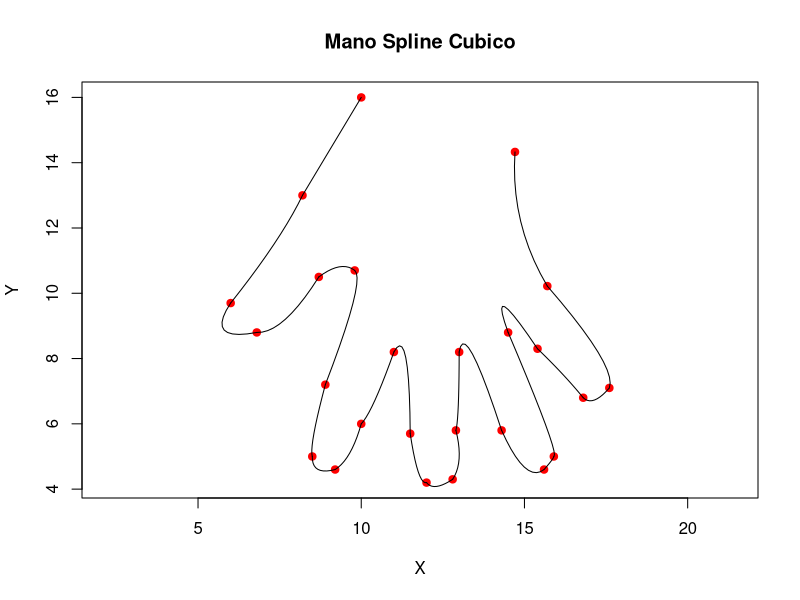

Reproduce this figure in R.
# Datos


#Coordenadas de victor
x=c(10, 8.2, 6.0, 6.8,  8.7,   9.8, 8.9, 8.5, 9.2, 10.0, 11.0, 11.5, 12.0,  12.8, 12.9, 13.0, 14.3,  15.6, 15.9, 14.5, 15.4, 16.8, 17.6,  15.7, 14.71)
y=c(16,  13, 9.7,   8.8, 10.5, 10.7, 7.2,   5,  4.6,  6.0,  8.2,  5.7,  4.2,   4.3,  5.8,  8.2,  5.8,   4.6,  5.0,  8.8,  8.3,  6.8,  7.1, 10.22, 14.33)


#Coordenadas de Estefania

#x=c(10,9.0, 8.2, 6.0, 6.7,  8.7,   9.8, 8.9, 8.5, 9.2, 10.0, 11.0, 11.5, 12.0,  12.8, 12.9, 13.0, 14.3,  15.2, 16,15.8, 14.5, 15.9, 17, 17.9,  15.7, 15.4,15.5)
#y=c(17, 15.2,  14, 10.7,   9.8, 11.5, 11.7, 8.2,6,  5.6,  7.0,  9.2,  6.7,  4.2,   4.3,  6.8,  9.2,  6.8, 5.3,  5.5,6.8, 9.8,  8.3,  6.7 ,  6.9, 11.22, 13.8, 14.2)

#Coordenadas de Oscar

#x=c(9.3, 8, 5.8, 6.6,  8.5,   9.6, 8.7, 8.4, 9.4, 9.8, 10.8, 11.3, 11.8,  12.6, 12.7, 12.8, 14.1,  15.4, 15.7, 14.7, 15.7, 16.6, 17.4,  15.8,15.1,14.8, 14.6)
#y=c(15,  13, 9.7, 9, 10.7,  10.7, 6.6, 4.8, 4.5,  6.0,  8.5,  5.0,  3.6,   3.7,  5.0,  8.4,  5.8,   4.6,  5.0,  8.8,  8.3,  7.2,  7.4, 10.2 ,13,1 , 14.3)

#Coordenadas de Nicolas 
#x=c(10, 8.5, 6.0, 7.0,  8.8,  9.8, 9.1, 8.4, 9.2, 10.0, 11.0, 11.7, 12.0,  12.7, 12.8, 13.0, 14.3,  15.0, 15.6, 14.5, 15.8, 16.8, 17.5,  15.7, 14.71)
#y=c(16,  13, 9.4, 8.7, 10.5, 10.7, 7.2, 4.8,  4.6, 6.0,  8.5,  5.7,  3.5,   3.5,  5.8,  8.5,  5.8,   4.3,  4.4,  8.8,  8.3,  6.8,  7.1, 10.22, 14.33)


#Calculo del error de interpolaci?n
error<-function(x,f,s,n)
{
  err<-0
  sol<-0
  ans<-0
  for(i in 1:n)
  {
    h<-max(x[i+1]-x[i])
    err=h^(3/2)
    ans = f(x[i])-s[i]
    if(!is.null((ans< err))||!is.null((ans==err)))
    {
      sol[i]=ans
    }
  }
  return(sol)
}

#Imprime los resultados pertinentes
tabla<-function(x,y,err)
{
  datos<-data.frame(cbind(x,y,err))
  colnames(datos)<-c('X','Spline','Error')
  print(datos)
}

#Calculo del tama?o de paso "h"
#De la forma que h(i) = x(i+i) - x(i)
calHi<-function(x)
{
  n = length(x)
  h <- (c(x,0) - c(0,x))[2:n]
  return (h)
}

#Calculo de la matriz A que hace parte del sistema de ecuaciones As=B
#Es de la forma que cuando esta en la iteraci?n i
#Cuando (i,j) i = j = 2(hi+hi+1)
#Cuando (i,j-1) = hi
#Cuando (i,j+1) = hi+1
matrizA<-function(h,a,x)
{
  n = length(x)
  alph <- (3/c(1,h,1,1)*(c(a,1,1) - c(1,a,1)) - 3/c(1,1,h,1)*(c(1,a,1)-c(1,1,a)))[3:n]
  A <- c(1,rep(0,times=n-1))
  for (i in 1:(n-2)) {
    A <- rbind(A,c( rep(0,times=i-1) , c(h[i],2*(h[i]+h[i+1]),h[i+1]) , rep(0,times=n-i-2) ) )
  }
  A <- rbind(A,c(rep(0,times=n-1),1))
  
  return(A)
}

#Calculo de la matriz B que hace parte del sistema de ecuaciones As=B
#Es de la forma que cuando esta en la iteraci?n i
#Cuando (i,1) = 6((yi+2-yi+1)/hi+1-(yi+1-yi)/hi)
matrizB<-function(h,a)
{
  n = length(x)
  alph <- (3/c(1,h,1,1)*(c(a,1,1) - c(1,a,1)) - 3/c(1,1,h,1)*(c(1,a,1)-c(1,1,a)))[3:n]
  b <- c(0,alph,0)
  return (b)
}

#Despeje de la ecuaci?n de la forma AS=B en el cual obtenemos los valores de Spline
#que nos ayudar? a calcular los polinomios de interpolaci?n
calS<-function(A,b)
{
  c <- solve(A, b)
  return(c)
}

#Calculo de los coeficientes del polinomio de interpolaci?n Spline
#Recibe los spline del despeje de la ecuaci?n As=B
#los valores en X, Y y el tama?o de paso (h)
sNormal<-function(a,c,h)
{
  n = length(x)
  b <- ((c(a,0) - c(0,a))/c(1,h,1) - c(1,h,1)/3*(c(c,0) + 2*c(0,c)))[2:n]
  d <- ((c(c,0) - c(0,c))/(3*c(1,h,1)))[2:n]
  
  ans = rbind(a[1:n-1],b,c[1:n-1],d)
}

#Splie cubico, llama a las respectivas funciones para que la interpolacion funcione
sCubico<-function(x,y)
{
  h<-calHi(x)
  A<-matrizA(h,y,x)
  B<-matrizB(h,y)
  S<-calS(A,B)
  sNormal(y,S,h)
}

#Funcion que llama a las funciones de interpolar
#Graficar y calcular el error
splineCubico<-function(x,y)
{
  plot(x,y, pch=19, cex=1, col = "red", asp = 1, xlab="X", ylab = "Y", main = "Mano Spline Cubico")
  f = splinefun(x,y,method = "natural", ties = mean)
  t = 1:length(x)
  sx = sCubico(t,x)
  sy = sCubico(t,y)
  for (i in 1:(length(t)-1)) {
    dat<- data.frame(t=seq(t[i],t[i+1], by=0.1) )
    fx <- function(x) (sx[1,i] + sx[2,i]*(x-t[i]) + sx[3,i]*(x-t[i])^2 + sx[4,i]*(x-t[i]))
    fy <- function(x) (sy[1,i] + sy[2,i]*(x-t[i]) + sy[3,i]*(x-t[i])^2 + sy[4,i]*(x-t[i]))
    dat$y=fy(dat$t)
    dat$x=fx(dat$t)
    points(dat$x,dat$y,type='l', col='black')
    err=error(dat$x,f,dat$y,length(dat$x))
    tabla(dat$x,dat$y,err)
  }
}
splineCubico(x,y)
